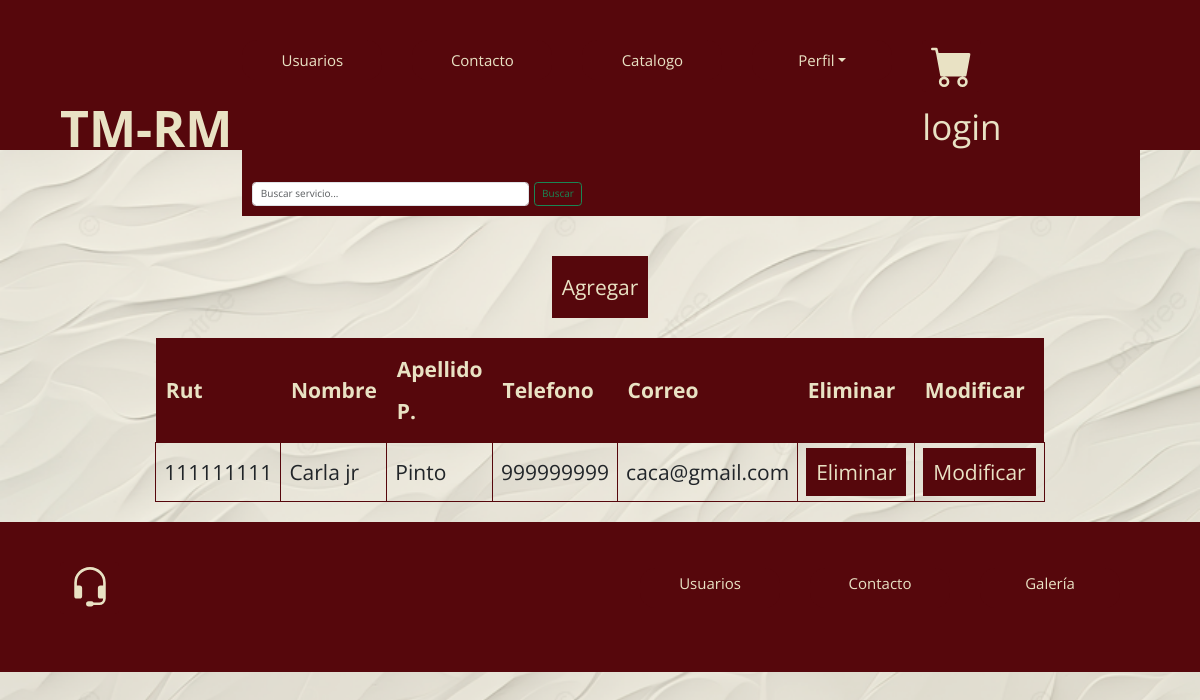
Page /crud/ on the earlier database version.
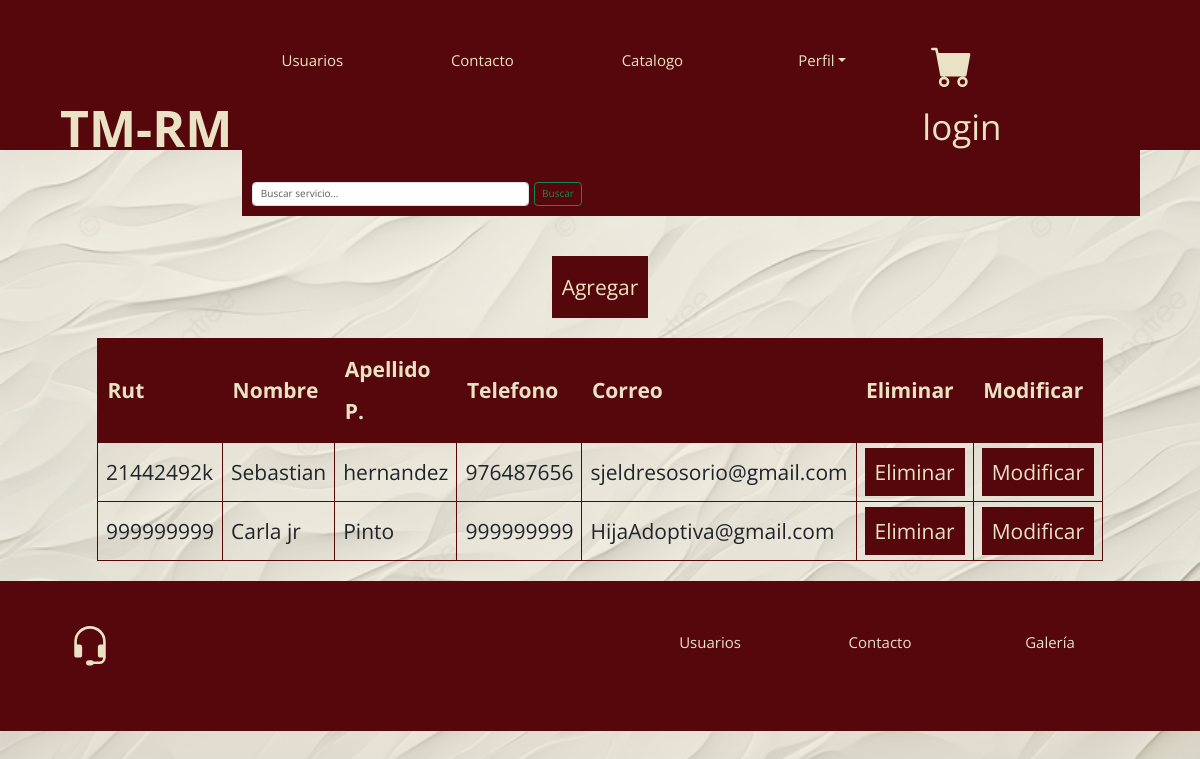
Same page on the later database version.
### taller1/models.py (models this page shows, shortened)
class Usuario(models.Model):
    rut = models.CharField(primary_key=True, max_length=10)
    nombre = models.CharField(max_length=20)
    apellido_paterno = models.CharField(max_length=20)
    apellido_materno = models.CharField(max_length=20)
    fecha_nacimiento = models.DateField(blank=False, null=False)
    id_genero = models.ForeignKey(Genero, on_delete=models.CASCADE, db_column='idGenero')
    telefono = models.CharField(max_length=45)
    email = models.EmailField(unique=True, max_length=100, blank=True, null=True)

### taller1/views.py (the view)
# urls.py: path('crud/', views.crud, name='crud'),
def crud(request):
    usuarios = Usuario.objects.all()
    context = {"Usuarios": usuarios}
    return render(request, 'taller1/usuarios_list.html', context)

### taller1/templates/taller1/usuarios_list.html (shortened to what this page needs)
{% extends 'taller1/base.html' %}
{% load static %}
{% block content %}
    <div style="text-align: center;">
        <h1 class="subtitulo">Listado De Usuario</h1><br>
        <a class="btn_agregar" type="button"
            href="{% url 'UsuarioAdd' %}">Agregar
        </a>
    <div class="contenedor_listado">
        <table class="tabla_listado centrar-texto">
            <thead class="cabeza_tabla">
                <tr>
                    <th>Rut</th>
                    <th>Nombre</th>
                    <th>Apellido P.</th>
                    <th>Telefono</th>
                    <th>Correo</th>
                    <th>Eliminar</th>
                    <th>Modificar</th>
                </tr>
            </thead>
            <tbody class="cuerpo_tabla">
                {% for x in Usuarios %}
                    <tr>
                        <td>{{ x.rut }}</td>
                        <td>{{ x.nombre }}</td>
                        <td>{{ x.apellido_paterno }}</td>
                        <td>{{x.telefono}}</td>
                        <td>{{x.email}}</td>
                        <td><a class="btn_form" href="{% url 'Usuario_del' pk=x.rut %}">Eliminar</a></td>
                        <td><a class="btn_form" href="{% url 'Usuario_edit' pk=x.rut %}">Modificar</a></td>
                    </tr>
                {% endfor %}
            </tbody>
        </table>
    </div>
    </div>
{% endblock %}

Differences in the rows shown:
removed Usuario: rut "111111111", nombre "Carla jr", apellido_paterno "Pinto", telefono "999999999", email "caca@gmail.com"
added Usuario: rut "21442492k", nombre "Sebastian", apellido_paterno "hernandez", telefono "976487656", email "sjeldresosorio@gmail.com"
added Usuario: rut "999999999", nombre "Carla jr", apellido_paterno "Pinto", telefono "999999999", email "HijaAdoptiva@gmail.com"
